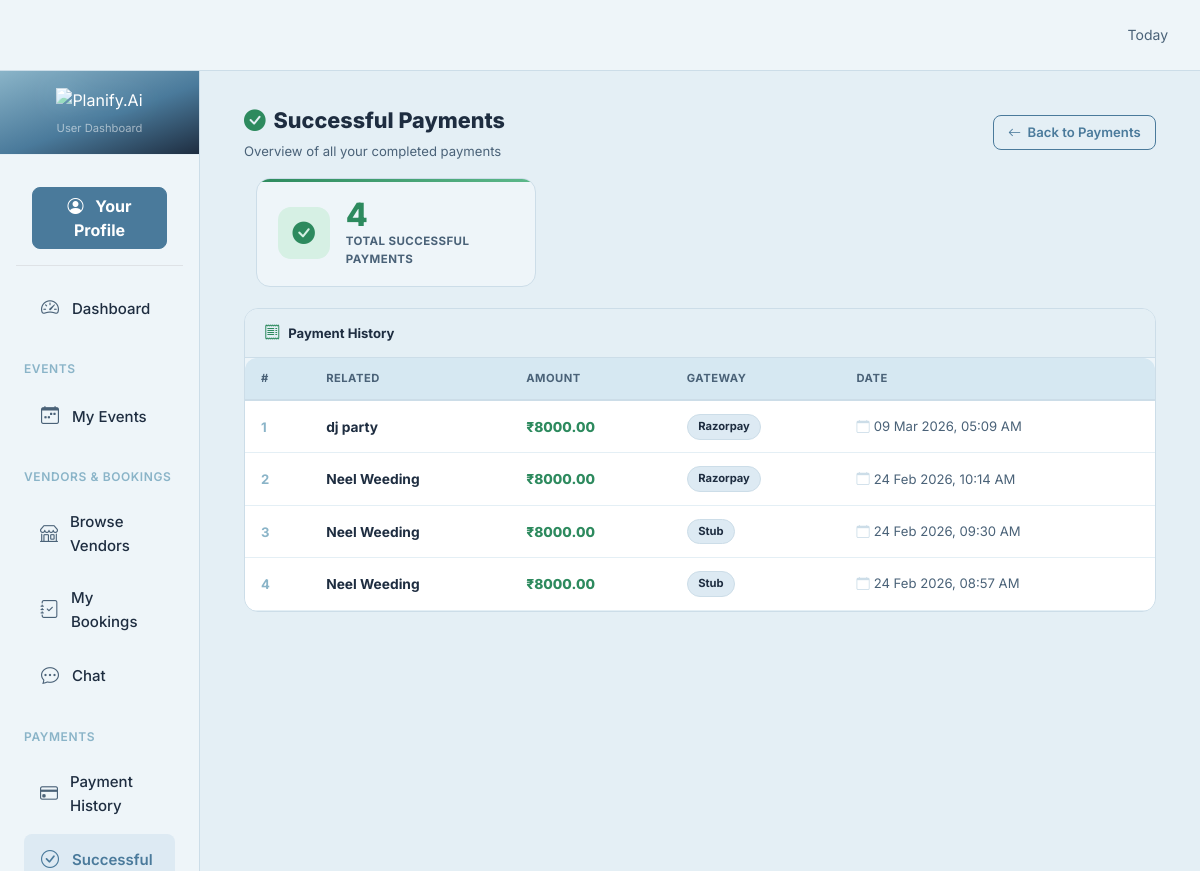
The app's page /user/payment-success/ (signed in), older data.
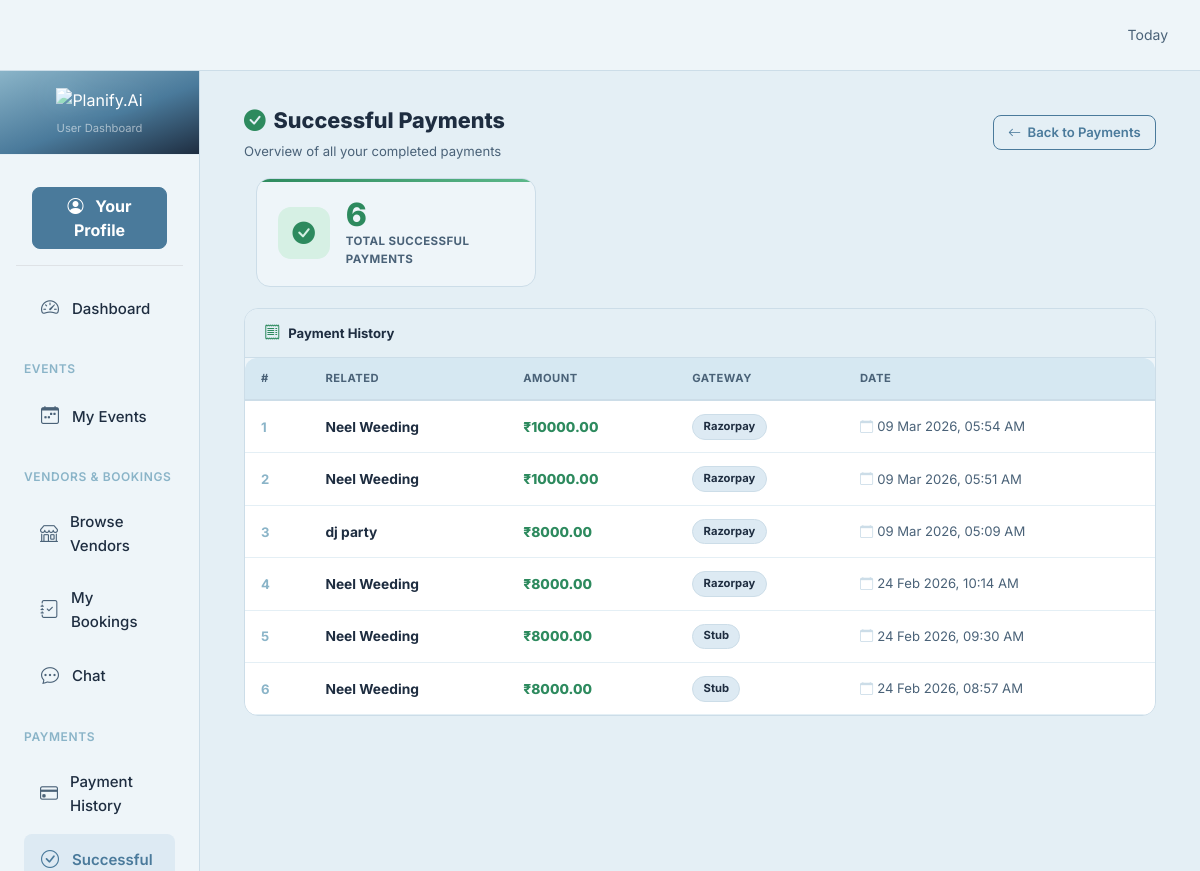
The same page, newer data.
### user/models.py (models this page shows, shortened)
class Event(models.Model):
    STATUS_PENDING = 'pending'
    STATUS_CONFIRMED = 'confirmed'
    STATUS_COMPLETED = 'completed'
    STATUS_CANCELLED = 'cancelled'
    STATUS_CHOICES = [
        (STATUS_PENDING, 'Pending'),
        (STATUS_CONFIRMED, 'Confirmed'),
        (STATUS_COMPLETED, 'Completed'),
        (STATUS_CANCELLED, 'Cancelled'),
    ]
    TYPE_WEDDING = 'wedding'
    TYPE_CONFERENCE = 'conference'
    TYPE_PARTY = 'party'
    TYPE_OTHER = 'other'
    TYPE_CHOICES = [
        (TYPE_WEDDING, 'Wedding'),
        (TYPE_CONFERENCE, 'Conference'),
        (TYPE_PARTY, 'Party'),
        (TYPE_OTHER, 'Other'),
    ]
    owner = models.ForeignKey('account.User', on_delete=models.CASCADE, related_name='events')
    title = models.CharField(max_length=200)
    date = models.DateTimeField()
    event_type = models.CharField(max_length=50, choices=TYPE_CHOICES, default=TYPE_OTHER)
    status = models.CharField(max_length=20, choices=STATUS_CHOICES, default=STATUS_PENDING)
    guests = models.PositiveIntegerField(default=0)
    created_at = models.DateTimeField(auto_now_add=True)

### vendor/models.py (models this page shows, shortened)
class AdvancePayment(models.Model):
    STATUS_PENDING = 'pending'
    STATUS_SUCCEEDED = 'succeeded'
    STATUS_FAILED = 'failed'
    STATUS_CHOICES = [
        (STATUS_PENDING, 'Pending'),
        (STATUS_SUCCEEDED, 'Succeeded'),
        (STATUS_FAILED, 'Failed'),
    ]
    booking = models.ForeignKey(Booking, on_delete=models.CASCADE, related_name='advance_payments')
    user = models.ForeignKey('account.User', on_delete=models.CASCADE)
    amount = models.DecimalField(max_digits=10, decimal_places=2)
    currency = models.CharField(max_length=10, default='INR')
    status = models.CharField(max_length=20, choices=STATUS_CHOICES, default=STATUS_PENDING)
    gateway = models.CharField(max_length=100, blank=True, null=True)
    gateway_id = models.CharField(max_length=255, blank=True, null=True)
    gateway_response = models.JSONField(blank=True, null=True)
    created_at = models.DateTimeField(auto_now_add=True)

### user/views.py (the view)
    def wrapper(request, *args, **kwargs):
        user_id = request.session.get('user_id')
        if not user_id:
            return redirect('/login/')
        try:
            User.objects.get(id=user_id)
        except User.DoesNotExist:
            request.session.flush()
            return redirect('/login/')
        return view_func(request, *args, **kwargs)

### event/context_processors.py (called while the page is built, shortened)
def global_app_info(request):
    return {
        'APP_NAME': 'Planify.Ai',
        'APP_LOGO_TEXT': 'PA',                 # Text logo (initials)
        'APP_LOGO_IMAGE': '/static/images/planify_logo.png',   # Image logo (inside static/)
    }

def vendor_stores(request):
    try:
        from vendor.models import Store
        stores = Store.objects.filter(status=True).order_by('store_name')
    except Exception:
        stores = []
    return {
        'all_stores': stores
    }

def vendor_is_photographer(request):
    try:
        user_id = request.session.get('user_id')
        role = request.session.get('role')
    except Exception:
        pass
    return {'is_photographer': False}

def admin_pending_counts(request):
    try:
        role = request.session.get('role')
        if role == 'admin':
            from account.models import User
            pending_vendors = User.objects.filter(
                role__name__iexact='vendor', is_active=False
            ).count()
            return {'admin_pending_vendors': pending_vendors}
    except Exception:
        pass
    return {'admin_pending_vendors': 0}

### template/user/payment_success.html (shortened to what this page needs)
{% extends 'user/base.html' %}
{% block content %}
<div class="d-flex flex-wrap justify-content-between align-items-center mb-3">
    <div>
        <div class="page-title">
            <i class="bi bi-check-circle-fill me-2" style="color:#2d8a5e;"></i>Successful Payments
        </div>
        <p class="page-sub">Overview of all your completed payments</p>
    </div>
    <a href="{% url 'user:user_payments' %}" class="btn-back-pg">
        <i class="bi bi-arrow-left"></i> Back to Payments
    </a>
</div>
<div class="row mb-3">
    <div class="col-md-4">
        <div class="sum-card">
            <div class="sum-icon"><i class="bi bi-check-circle-fill"></i></div>
            <div>
                <div class="sum-val">{{ total_successful }}</div>
                <div class="sum-lbl">Total Successful Payments</div>
            </div>
        </div>
    </div>
</div>
<div class="table-panel">
    <div class="panel-head">
        <i class="bi bi-receipt"></i>
        <span>Payment History</span>
    </div>
    {% if successful_payments %}
    <div class="table-responsive">
        <table class="table table-hover align-middle mb-0">
            <thead>
                <tr>
                    <th class="ps-3">#</th>
                    <th>Related</th>
                    <th>Amount</th>
                    <th>Gateway</th>
                    <th>Date</th>
                </tr>
            </thead>
            <tbody>
                {% for payment in successful_payments %}
                <tr>
                    <td class="ps-3"><span class="row-num">{{ forloop.counter }}</span></td>
                    <td>
                        {% if payment.related %}
                            <span style="font-weight:700;">{{ payment.related.title }}</span>
                        {% elif payment.raw.booking %}
                            <span style="font-weight:700;">{{ payment.raw.booking.store.store_name }}</span>
                            <div style="font-size:.73rem;color:#4a6278;">Booking</div>
                        {% else %}
                            <span style="color:#8AB4C8;">—</span>
                        {% endif %}
                    </td>
                    <td><span class="amt-success">₹{{ payment.amount }}</span></td>
                    <td>
                        {% if payment.gateway %}
                            <span class="gw-pill">{{ payment.gateway }}</span>
                        {% else %}<span style="color:#8AB4C8;">—</span>{% endif %}
                    </td>
                    <td style="font-size:.82rem;color:#4a6278;">
                        {% if payment.when %}
                            <i class="bi bi-calendar me-1" style="color:#ccdde8;"></i>{{ payment.when|date:"d M Y, h:i A" }}
                        {% else %}<span style="color:#8AB4C8;">—</span>{% endif %}
                    </td>
                </tr>
                {% endfor %}
            </tbody>
        </table>
    </div>
    {% else %}
    <div class="empty-state">
        <i class="bi bi-check-circle"></i>
        <p>No successful payments yet.</p>
    </div>
    {% endif %}
</div>
{% endblock %}

Row changes from the older to the newer data that the page shows:
now on one of the page's lists (row edited): Event: related "Neel Weeding", amount "8000.00", gateway "Stub", when "24 Feb 2026, 09:30 AM", when "24 Feb 2026, 08:57 AM"
changed Event "Neel Weeding": amount "8000.00" → "10000.00"; when "24 Feb 2026, 10:14 AM" → "09 Mar 2026, 05:54 AM"; gateway "Stub" → "Razorpay"; when "24 Feb 2026, 09:30 AM" → "09 Mar 2026, 05:51 AM"; when "24 Feb 2026, 08:57 AM" → "24 Feb 2026, 10:14 AM"; moves up the list
Text that changed along with them:
{{ total_successful }}: "4" → "6"
